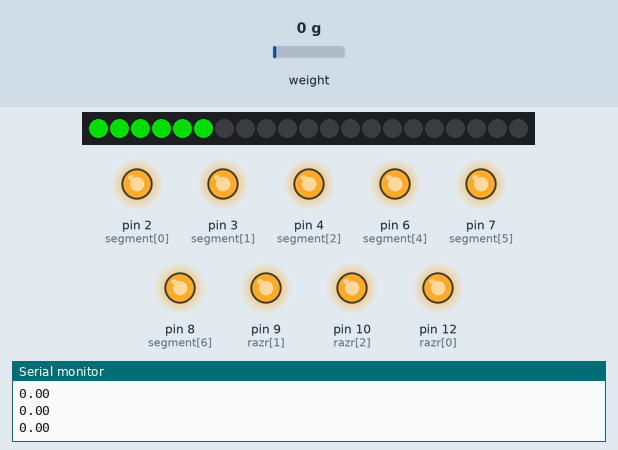
This sketch was run on a simulated Arduino Uno, built with avr-gcc and run on an emulated ATmega328P. Parts: 21 RGB LEDs in strip order, left to right, output pins drawn as LEDs (lit = HIGH), the last lines printed to the serial monitor. The inputs (shaded band) are chosen by the test bench; at power-on: weight on the scale 0 g. Dim RGB values are drawn brighter than linear; random numbers use the default seed unless the sketch sets one; pins used as bus, display or sensor lines are not drawn.

Above: at 10.4 s.
10.5 s: weight on the scale set to 4900 g
At 11.7 s:
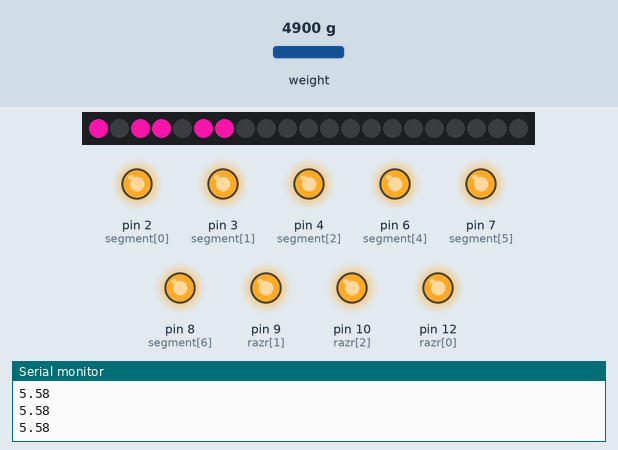
12.0 s: weight on the scale set to 100 g
At 13.2 s:
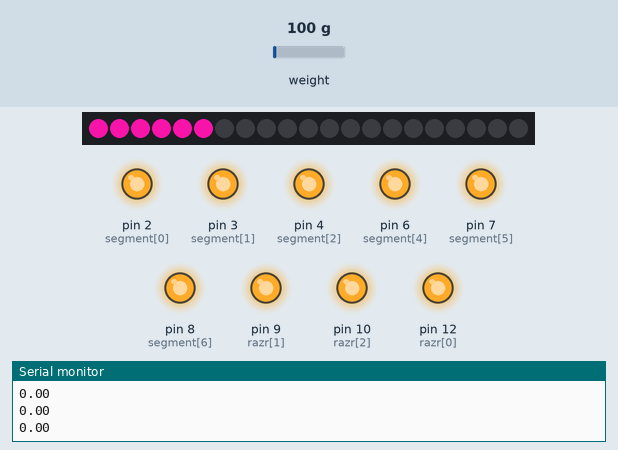
13.6 s: weight on the scale set to 4900 g
At 14.7 s:
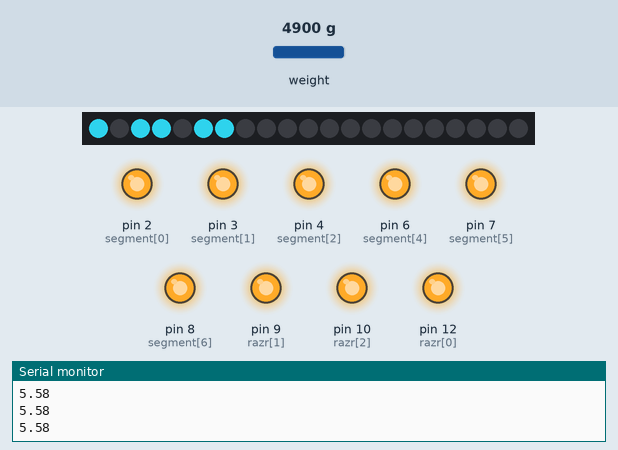
Timing chart, 0 to 16.6 s (numbered marks = the images above; inputs shaded):
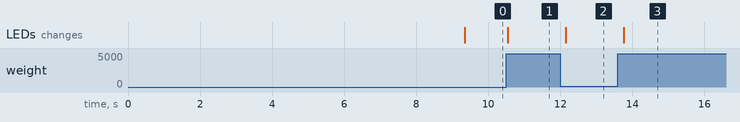

The sketch:

Jupiter2_work_for_test.ino
```cpp
#include <Adafruit_NeoPixel.h>
#ifdef __AVR__
 #include <avr/power.h> // Required for 16 MHz Adafruit Trinket
#endif

#define PIN        5


#define NUMPIXELS 21 // Popular NeoPixel ring size


Adafruit_NeoPixel pixels(NUMPIXELS, PIN, NEO_GRB + NEO_KHZ800);

int red =0;
int green = 150;
int blue = 0;

int pin=8;
int color;
int flag =0;
int i =0;
int in1 = 4;
int in2 = 5;
int in3 = 6;
int in4 = 7;

//-------про весы-------------
#include "HX711.h"
#define DT  14
#define SCK  15
//#define DT  9
//#define SCK  8
HX711 scale;
float calibration_factor = -10000; //-5050;//для тензы лигера


byte segment[] = {2,3,4,5,6,7,8};
byte razr[] = {12,9,10};
int zadergka = 1;

unsigned long deltaT = 250;
unsigned long lastTime=0;
float ves =123;

int minValue = 5;

void keep_fit () {
 scale.set_scale(calibration_factor); //Adjust to this calibration factor

 if(Serial.available())
 {
  char temp = Serial.read();
    if(temp == '+' || temp == 'a')
      calibration_factor += 10;
    else if(temp == '-' || temp == 'z')
      calibration_factor -= 10;
  Serial.print("Reading: ");
  Serial.print(scale.get_units(), 1);
  Serial.print(" lbs"); //Change this to kg and re-adjust the calibration factor if you follow SI units like a sane person
  Serial.print(" calibration_factor: ");
  Serial.print(calibration_factor);
  Serial.println();
  }

  }


void setup() {
   Serial.begin(9600);
    pixels.begin();
   Serial.println("HX711 calibration sketch");
 for(int i = 0; i<3; i++) {
    pinMode(razr[i], OUTPUT);
    digitalWrite(razr[i], HIGH);
  }
   for(int i = 0; i<7; i++){ //
    pinMode(segment[i], OUTPUT);
   digitalWrite(segment[i], HIGH);
  }

  while(millis()<7000){
    Show(123);
  }
   scale.begin(DT, SCK);
   delay(100);
   Serial.println(scale.is_ready());
 //--------------- ВЕСЫ-------------
 Serial.println("HX711 calibration sketch");

 Serial.println("Remove all weight from scale");
 Serial.println("After readings begin, place known weight on scale");
 Serial.println("Press + or a to increase calibration factor");
 Serial.println("Press - or z to decrease calibration factor");
 scale.set_scale();
 scale.tare(); //Reset the scale to 0
 long zero_factor = scale.read_average();
 Serial.print("Zero factor: ");
 Serial.println(zero_factor);
}

bool stand = false;
bool laststand = false;
void loop() {
  keep_fit ();
  ves = scale.get_units(), 1;
  ves = abs(ves)*0.45*2.53;

  if(ves<5){
    ves =0;
    stand = false;
    laststand= false;
  }
  else stand = true;

  if(stand != laststand){
    laststand= stand;
    red = random(255);
    green = random(255);
    blue = random(255);
  }

  Serial.println(ves);
  unsigned long lookT = millis();
  while(millis() - lookT < 100)  Show(ves);
}
/* экран на обычной ленте 12В
void clear(){
  for(int i = 0; i<sizeof(razr)/sizeof(razr[0]); i++) digitalWrite(razr[i], LOW);
  for(int i = 0; i<sizeof(segment)/sizeof(segment[0]); i++) digitalWrite(segment[i], LOW);
}

void Show(int n){
  int mas[3];
  mas[0] = n%10;
  int m=n/10;
  mas[1] = m%10;
  mas[2] = m/10;

  for(int i = 0; i<sizeof(razr)/sizeof(razr[0]); i++) digitalWrite(razr[i], LOW);
  for(int i = 0; i<sizeof(razr)/sizeof(razr[0]); i++){
    if(n <100 && i == 2) continue;
    if(n <10 && i == 1) continue;
    digitalWrite(razr[i], HIGH);
    Num(mas[i]);
    delay(zadergka);
    clear();
    //digitalWrite(razr[i], LOW);
  }


}

void Num(int n){
  if(n==0) zero();
  else if(n==1) one();
  else if(n==2) two();
  else if(n==3) three();
  else if(n==4) four();
  else if(n==5) five();
  else if(n==6) six();
  else if(n==7) seven();
  else if(n==8) eight();
  else if(n==9) nine();
}
void one(){
  for(int i = 0; i<sizeof(segment)/sizeof(segment[0]); i++) digitalWrite(segment[i], LOW);
  digitalWrite(segment[1], HIGH);
  digitalWrite(segment[2], HIGH);
}
void two(){
  for(int i = 0; i<sizeof(segment)/sizeof(segment[0]); i++) digitalWrite(segment[i], LOW);
  digitalWrite(segment[0], HIGH);
  digitalWrite(segment[1], HIGH);
  digitalWrite(segment[3], HIGH);
  digitalWrite(segment[4], HIGH);
  digitalWrite(segment[6], HIGH);
}
void three(){
  for(int i = 0; i<sizeof(segment)/sizeof(segment[0]); i++) digitalWrite(segment[i], LOW);
  digitalWrite(segment[0], HIGH);
  digitalWrite(segment[1], HIGH);
  digitalWrite(segment[3], HIGH);
  digitalWrite(segment[2], HIGH);
  digitalWrite(segment[6], HIGH);
}
void four(){
  for(int i = 0; i<sizeof(segment)/sizeof(segment[0]); i++) digitalWrite(segment[i], LOW);
  digitalWrite(segment[1], HIGH);
  digitalWrite(segment[5], HIGH);
  digitalWrite(segment[2], HIGH);
  digitalWrite(segment[6], HIGH);
}
void five(){
  for(int i = 0; i<sizeof(segment)/sizeof(segment[0]); i++) digitalWrite(segment[i], LOW);
  digitalWrite(segment[0], HIGH);
  digitalWrite(segment[5], HIGH);
  digitalWrite(segment[3], HIGH);
  digitalWrite(segment[2], HIGH);
  digitalWrite(segment[6], HIGH);
}
void six(){
  for(int i = 0; i<sizeof(segment)/sizeof(segment[0]); i++) digitalWrite(segment[i], LOW);
  digitalWrite(segment[0], HIGH);
  digitalWrite(segment[5], HIGH);
  digitalWrite(segment[3], HIGH);
  digitalWrite(segment[2], HIGH);
  digitalWrite(segment[4], HIGH);
  digitalWrite(segment[6], HIGH);
}

void seven(){
  for(int i = 0; i<sizeof(segment)/sizeof(segment[0]); i++) digitalWrite(segment[i], LOW);
  digitalWrite(segment[0], HIGH);
  digitalWrite(segment[1], HIGH);
  digitalWrite(segment[2], HIGH);
}
void eight(){
  for(int i = 0; i<sizeof(segment)/sizeof(segment[0]); i++) digitalWrite(segment[i], LOW);
  digitalWrite(segment[0], HIGH);
  digitalWrite(segment[1], HIGH);
  digitalWrite(segment[5], HIGH);
  digitalWrite(segment[3], HIGH);
  digitalWrite(segment[2], HIGH);
  digitalWrite(segment[4], HIGH);
  digitalWrite(segment[6], HIGH);
}
void nine(){
  for(int i = 0; i<sizeof(segment)/sizeof(segment[0]); i++) digitalWrite(segment[i], LOW);
  digitalWrite(segment[0], HIGH);
  digitalWrite(segment[1], HIGH);
  digitalWrite(segment[5], HIGH);
  digitalWrite(segment[3], HIGH);
  digitalWrite(segment[2], HIGH);
  digitalWrite(segment[6], HIGH);
}
void zero(){
  for(int i = 0; i<sizeof(segment)/sizeof(segment[0]); i++) digitalWrite(segment[i], LOW);
  digitalWrite(segment[0], HIGH);
  digitalWrite(segment[1], HIGH);
  digitalWrite(segment[5], HIGH);
  digitalWrite(segment[3], HIGH);
  digitalWrite(segment[2], HIGH);
  digitalWrite(segment[4], HIGH);
}
*/
```

screen.ino
```cpp
//экран на адресных

void Show(int num){
pixels.clear(); // Set all pixel greens to 'off'
  int one = -1;
  int two = -1;
  int three = -1;
  int four = -1;
  if(num > 999){
    one = num%10;
    two = (num/10)%10;
    three =(num/100)%10;
    four  =(num/1000)%10;
  }
  else if(num > 99){
    one = num%10;
    two = (num/10)%10;
    three =(num/100)%10;
  }
  else if(num > 9){
    one = num%10;
    two = (num/10)%10;
  }
  else if(num > -1) one = num%10;

  if(four > -1){
    Switch(four,3);
    Switch(three,2);
    Switch(two,1);
    Switch(one,0);
  }
  else if(three > -1){
    Switch(three,2);
    Switch(two,1);
    Switch(one,0);
  }
  else if(two > -1){
    Switch(two,1);
    Switch(one,0);
  }
  else if(one > -1){
    Switch(one,0);
  }


  pixels.show();   // Send the updated pixel greens to the hardware.
}

void Switch(int num, int razryad){
  if(num == 0) Zero(razryad);
  else if(num == 1) One(razryad);
  else if(num == 2) Two(razryad);
  else if(num == 3) Three(razryad);
  else if(num == 4) Four(razryad);
  else if(num == 5) Five(razryad);
  else if(num == 6) Six(razryad);
  else if(num == 7) Seven(razryad);
  else if(num == 8) Eight(razryad);
  else if(num == 9) Nine(razryad);
}

void One(int razryd){
  pixels.setPixelColor(1 + razryd*7, pixels.Color(red, green, blue));
  pixels.setPixelColor(2 + razryd*7, pixels.Color(red, green, blue));
}
void Two(int razryd){
  pixels.setPixelColor(0 + razryd*7, pixels.Color(red, green, blue));
  pixels.setPixelColor(1 + razryd*7, pixels.Color(red, green, blue));
  pixels.setPixelColor(3 + razryd*7, pixels.Color(red, green, blue));
  pixels.setPixelColor(4 + razryd*7, pixels.Color(red, green, blue));
  pixels.setPixelColor(6 + razryd*7, pixels.Color(red, green, blue));
}
void Three(int razryd){
  pixels.setPixelColor(0 + razryd*7, pixels.Color(red, green, blue));
  pixels.setPixelColor(1 + razryd*7, pixels.Color(red, green, blue));
  pixels.setPixelColor(2 + razryd*7, pixels.Color(red, green, blue));
  pixels.setPixelColor(3 + razryd*7, pixels.Color(red, green, blue));
  pixels.setPixelColor(6 + razryd*7, pixels.Color(red, green, blue));
}
void Four(int razryd){
  pixels.setPixelColor(5 + razryd*7, pixels.Color(red, green, blue));
  pixels.setPixelColor(1 + razryd*7, pixels.Color(red, green, blue));
  pixels.setPixelColor(2 + razryd*7, pixels.Color(red, green, blue));
  pixels.setPixelColor(6 + razryd*7, pixels.Color(red, green, blue));
}
void Five(int razryd){
  pixels.setPixelColor(0 + razryd*7, pixels.Color(red, green, blue));
  pixels.setPixelColor(5 + razryd*7, pixels.Color(red, green, blue));
  pixels.setPixelColor(2 + razryd*7, pixels.Color(red, green, blue));
  pixels.setPixelColor(3 + razryd*7, pixels.Color(red, green, blue));
  pixels.setPixelColor(6 + razryd*7, pixels.Color(red, green, blue));
}
void Six(int razryd){
 pixels.setPixelColor(0 + razryd*7, pixels.Color(red, green, blue));
  pixels.setPixelColor(5 + razryd*7, pixels.Color(red, green, blue));
  pixels.setPixelColor(2 + razryd*7, pixels.Color(red, green, blue));
  pixels.setPixelColor(3 + razryd*7, pixels.Color(red, green, blue));
  pixels.setPixelColor(4 + razryd*7, pixels.Color(red, green, blue));
  pixels.setPixelColor(6 + razryd*7, pixels.Color(red, green, blue));
}
void Seven(int razryd){
  pixels.setPixelColor(0 + razryd*7, pixels.Color(red, green, blue));
 pixels.setPixelColor(1 + razryd*7, pixels.Color(red, green, blue));
  pixels.setPixelColor(2 + razryd*7, pixels.Color(red, green, blue));
}
void Eight(int razryd){
  pixels.setPixelColor(0 + razryd*7, pixels.Color(red, green, blue));
  pixels.setPixelColor(1 + razryd*7, pixels.Color(red, green, blue));
  pixels.setPixelColor(5 + razryd*7, pixels.Color(red, green, blue));
  pixels.setPixelColor(2 + razryd*7, pixels.Color(red, green, blue));
  pixels.setPixelColor(3 + razryd*7, pixels.Color(red, green, blue));
  pixels.setPixelColor(4 + razryd*7, pixels.Color(red, green, blue));
  pixels.setPixelColor(6 + razryd*7, pixels.Color(red, green, blue));
}
void Nine(int razryd){
 pixels.setPixelColor(0 + razryd*7, pixels.Color(red, green, blue));
  pixels.setPixelColor(1 + razryd*7, pixels.Color(red, green, blue));
  pixels.setPixelColor(5 + razryd*7, pixels.Color(red, green, blue));
  pixels.setPixelColor(2 + razryd*7, pixels.Color(red, green, blue));
  pixels.setPixelColor(3 + razryd*7, pixels.Color(red, green, blue));
  pixels.setPixelColor(6 + razryd*7, pixels.Color(red, green, blue));
}
void Zero(int razryd){
pixels.setPixelColor(0 + razryd*7, pixels.Color(red, green, blue));
  pixels.setPixelColor(1 + razryd*7, pixels.Color(red, green, blue));
  pixels.setPixelColor(5 + razryd*7, pixels.Color(red, green, blue));
  pixels.setPixelColor(2 + razryd*7, pixels.Color(red, green, blue));
  pixels.setPixelColor(3 + razryd*7, pixels.Color(red, green, blue));
  pixels.setPixelColor(4 + razryd*7, pixels.Color(red, green, blue));
}
```

Measured:
- after the input at 10.5 s, the LEDs: change after 0.05 s (image 1)
- after the input at 12.0 s, the LEDs: change after 0.15 s (image 2)
- after the input at 13.6 s, the LEDs: change after 0.16 s (image 3)
